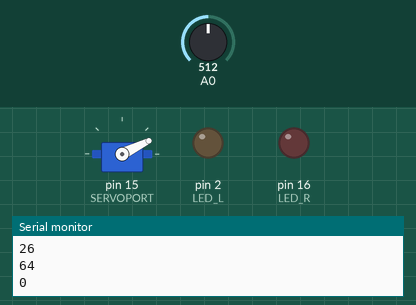
Simulated run of this sketch. Board: Arduino Uno, built with avr-gcc and run on an emulated ATmega328P. Parts: servo, output pins drawn as LEDs (lit = HIGH), the last lines printed to the serial monitor. Inputs (shaded band) come from the test bench; at power-on: A0 = 512.

Above: at 1.2 s.
1.3 s: A0 set to 532
At 2.4 s:
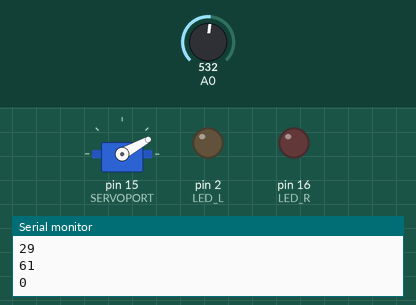
3.0 s: A0 set to 565
At 3.7 s:
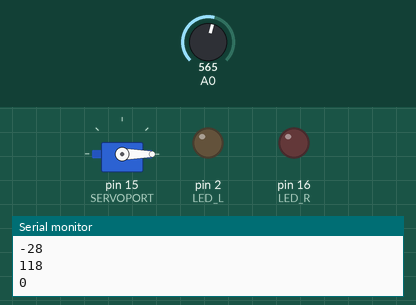
Timing chart, 0 to 6.0 s (numbered marks = the images above; inputs shaded):
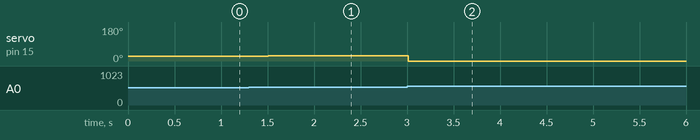

Measured:
- the behaviour switches between 546 and 547 on A0 (found by bisection; images 1 and 2)
- after the input at 1.3 s, servo on pin 15 (SERVOPORT): 26° → 29° after 0.21 s
- after the input at 3.0 s, servo on pin 15 (SERVOPORT): 29° → 0° at once

The sketch:

2022_02_11.ino
```cpp
#include <Servo.h>
#include <math.h>

const int PWMRANGE = 255;
const int SERVOPORT = 15; //D8
const int LED_L = 2; //D4
const int LED_R = 16; //D0

const int MID = 90;

Servo servo;

void setup() {
  Serial.begin(115200);

  servo.attach(SERVOPORT);

  pinMode(LED_L, OUTPUT);
  pinMode(LED_R, OUTPUT);
}

void loop() {
  int sensorValue = analogRead(A0);

  Serial.println("#####");
  Serial.println(sensorValue);

  int servoValue = sensorValue * 180 / 1024;

  Serial.println(servoValue);

  servo.write(servoValue);
  int led_l_value = MID - min(MID, servoValue);
  analogWrite(LED_L, led_l_value * MID / PWMRANGE);
  Serial.println(led_l_value);

  int led_r_value = max(0, servoValue - MID);
  analogWrite(LED_R, led_r_value * MID / PWMRANGE);
  Serial.println(led_r_value);

  delay(250);
}
```
